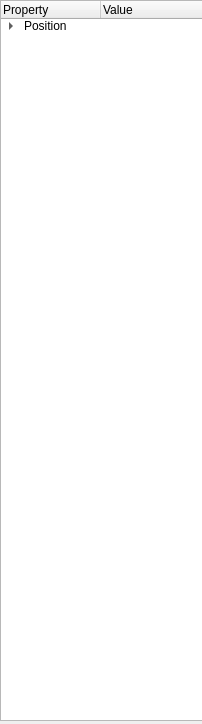
<ui version="4.0" >
 <class>ObjectPropertys</class>
 <widget class="QDialog" name="ObjectPropertys" >
  <property name="geometry" >
   <rect>
    <x>0</x>
    <y>0</y>
    <width>202</width>
    <height>724</height>
   </rect>
  </property>
  <property name="windowTitle" >
   <string>Object Properties</string>
  </property>
  <widget class="QTreeWidget" name="treeWidget" >
   <property name="geometry" >
    <rect>
     <x>0</x>
     <y>0</y>
     <width>901</width>
     <height>721</height>
    </rect>
   </property>
   <property name="minimumSize" >
    <size>
     <width>400</width>
     <height>400</height>
    </size>
   </property>
   <column>
    <property name="text" >
     <string>Property</string>
    </property>
   </column>
   <column>
    <property name="text" >
     <string>Value</string>
    </property>
   </column>
   <item>
    <property name="text" >
     <string>Position</string>
    </property>
    <property name="text" >
     <string/>
    </property>
    <item>
     <property name="text" >
      <string>X</string>
     </property>
     <property name="text" >
      <string/>
     </property>
    </item>
    <item>
     <property name="text" >
      <string>Y</string>
     </property>
     <property name="text" >
      <string/>
     </property>
    </item>
    <item>
     <property name="text" >
      <string>Z</string>
     </property>
     <property name="text" >
      <string/>
     </property>
    </item>
   </item>
  </widget>
 </widget>
 <resources/>
 <connections/>
</ui>
